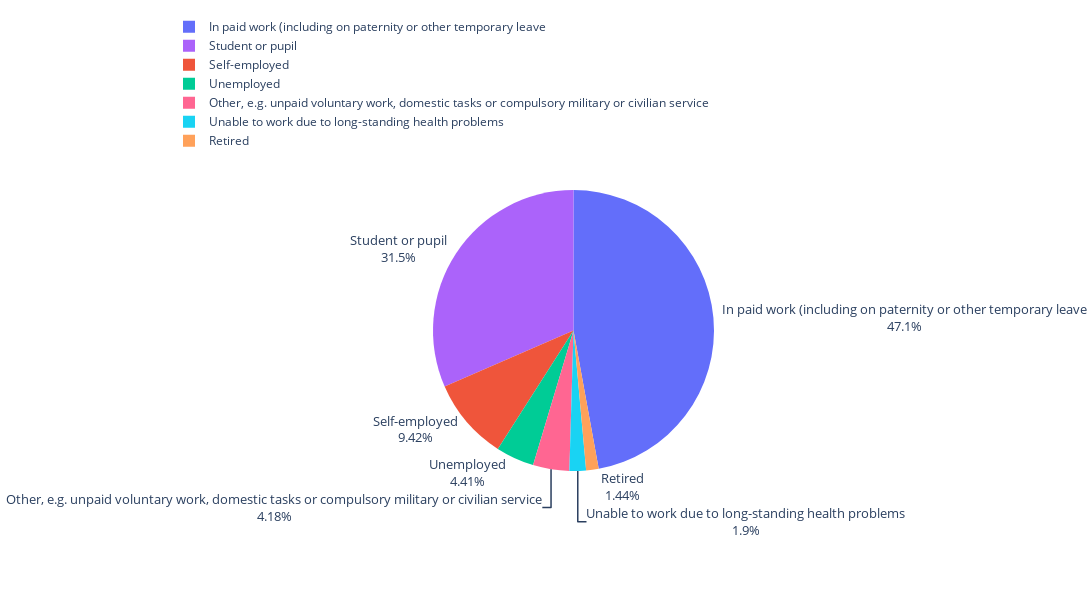

Notebook code cell kept with this figure:
### Markdown cell above
###  La mayoria de personas que han contestado al cuestionario estan trabajando, ya sea por cuenta ajena o propia

### Code cell
from UTILS.visualization_tb import visualization_status
visualization_status(sw())

### Figure 1 — Plotly figure (JSON) as saved in the notebook; plotly's stock layout.template omitted (floating-point values rounded to 4 significant figures; data arrays with more than 128 entries replaced by an {"elided": "..."} marker saying what was removed)
{"data": [{"customdata": {"elided": "210x1 str values"}, "domain": {"x": [0, 1], "y": [0, 1]}, "hovertemplate": "answer=%{customdata[0]}<br>percentage=%{value}<extra></extra>", "labels": {"elided": "210 str values"}, "legendgroup": "", "marker": {"colors": {"elided": "210 str values"}}, "name": "", "showlegend": true, "textinfo": "percent+label", "textposition": "outside", "type": "pie", "values": {"elided": "210 int values"}}], "layout": {"height": 600, "legend": {"orientation": "v", "tracegroupgap": 0, "x": 1, "xanchor": "right", "y": 1.02, "yanchor": "bottom"}, "margin": {"t": 60}, "uniformtext": {"minsize": 13, "mode": "hide"}, "width": 1200}}
